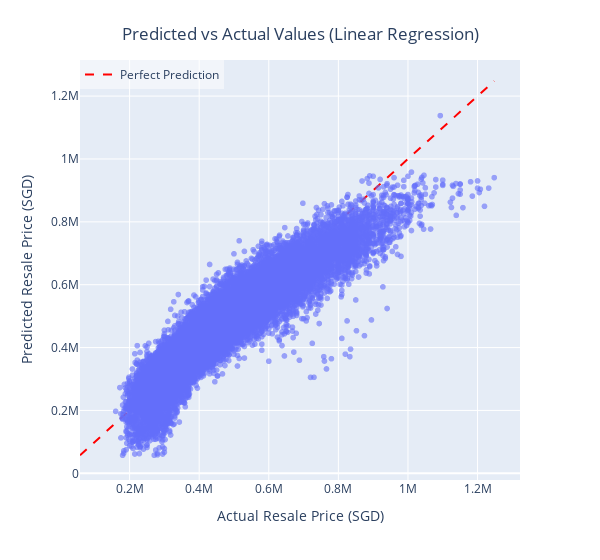

The cell this chart's notebook holds for it:
### Markdown cell above
After trying a few different combinations, we decided to use feature_cols_4 as our combination of features to test other prediction models.

### Code cell
# Assign y_test and y_pred values to variables for plotting
results_df = pd.DataFrame({
    'Actual': y_test,
    'Predicted': y_pred
})

# Plot of predicted resale prices vs actual resale prices
fig1 = px.scatter(results_df, x='Actual', y='Predicted', opacity=0.6, width = 600,
                 labels={'Actual': 'Actual Resale Price (SGD)', 'Predicted': 'Predicted Resale Price (SGD)'})

# Add diagonal perfect prediction line
min_val = min(results_df.min())
max_val = max(results_df.max())
fig1.add_trace(go.Scatter(mode='lines',
               x=[min_val, max_val],
               y=[min_val, max_val],
               line=dict(color='red', dash='dash'),
               name='Perfect Prediction'))

fig1.update_layout(title = {'text' : 'Predicted vs Actual Values (Linear Regression)', 'x' : 0.5, 'y' : 0.95, 'xanchor' : 'center'})
fig1.update_layout(legend=dict(x=0, y=1, xanchor='left', yanchor='top', bgcolor='rgba(255, 255, 255, 0.5)'))
fig1.show()

### Figure 1 — Plotly figure (JSON) as saved in the notebook; plotly's stock layout.template omitted (floating-point values rounded to 4 significant figures; data arrays with more than 128 entries replaced by an {"elided": "..."} marker saying what was removed)
{"data": [{"hovertemplate": "Actual Resale Price (SGD)=%{x}<br>Predicted Resale Price (SGD)=%{y}<extra></extra>", "legendgroup": "", "marker": {"color": "#636efa", "opacity": 0.6, "symbol": "circle"}, "mode": "markers", "name": "", "showlegend": false, "type": "scattergl", "x": {"elided": "37659 int values"}, "xaxis": "x", "y": {"elided": "37659 float values"}, "yaxis": "y"}, {"line": {"color": "red", "dash": "dash"}, "mode": "lines", "name": "Perfect Prediction", "type": "scatter", "x": [57470.0, 1248000], "y": [57470.0, 1248000]}], "layout": {"legend": {"bgcolor": "rgba(255, 255, 255, 0.5)", "tracegroupgap": 0, "x": 0, "xanchor": "left", "y": 1, "yanchor": "top"}, "margin": {"t": 60}, "title": {"text": "Predicted vs Actual Values (Linear Regression)", "x": 0.5, "xanchor": "center", "y": 0.95}, "width": 600, "xaxis": {"anchor": "y", "domain": [0, 1], "title": {"text": "Actual Resale Price (SGD)"}}, "yaxis": {"anchor": "x", "domain": [0, 1], "title": {"text": "Predicted Resale Price (SGD)"}}}}
